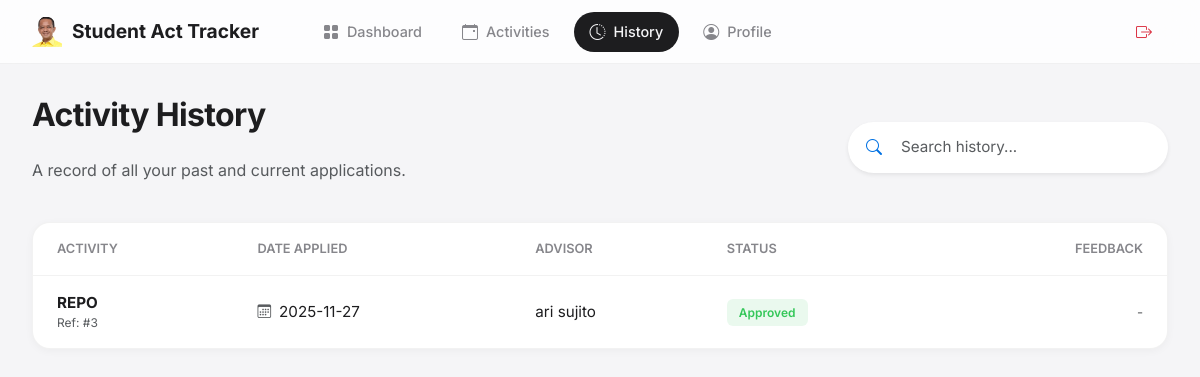
The page /activity-history (signed in) on the database as committed earlier.
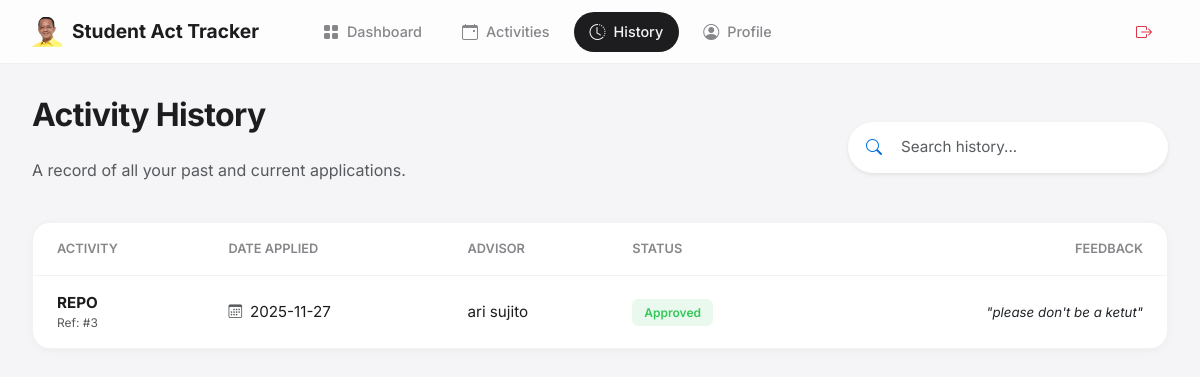
The same page on the database as committed later.
### website/models.py (models this page shows, shortened)
class Participation(db.Model):
    __tablename__ = "participation"
    participationID = db.Column(db.Integer, primary_key=True)
    dateApplied = db.Column(db.Date)
    applicationStatus = db.Column(db.String(20))
    approvalDate = db.Column(db.Date)
    advisorFeedback = db.Column(db.Text)
    achievements = db.Column(db.Text)
    studentID = db.Column(db.Integer, db.ForeignKey("students.studentID"))
    activityID = db.Column(db.Integer, db.ForeignKey("activity.activityID"))
    advisorID = db.Column(db.Integer, db.ForeignKey("advisor.advisorID"))
    student = db.relationship("Students")
    activity = db.relationship("Activity")
    advisor = db.relationship("Advisor")

class Activity(db.Model):
    __tablename__ = "activity"
    activityID = db.Column(db.Integer, primary_key=True)
    activityName = db.Column(db.String(30))
    activityCategory = db.Column(db.String(20))
    activityLocation = db.Column(db.String(50))
    activityDetails = db.Column(db.Text)
    activityStartDate = db.Column(db.Date)
    activityEndDate = db.Column(db.Date)
    activityFrequency = db.Column(db.String(20))
    advisorID = db.Column(db.Integer, db.ForeignKey("advisor.advisorID"))
    advisor = db.relationship("Advisor")

class Advisor(db.Model, UserMixin):
    __tablename__ = "advisor"
    advisorID = db.Column(db.Integer, primary_key=True)
    advisorName = db.Column(db.String(20))
    advisorEmail = db.Column(db.String(25))
    advisorRole = db.Column(db.String(15))
    advisorPassword = db.Column(db.String(15))
    availableSchedule = db.Column(db.Text)
    status = db.Column(db.String(20), default="Pending")
    is_admin = db.Column(db.Boolean, default=False)

### website/views.py (the view)
@views.route("/activity-history", methods=["GET"])
@login_required
def activity_history():
    if getattr(current_user, "role_type", None) != "student":
        if getattr(current_user, "role_type", None) == "advisor":
            if getattr(current_user, "is_admin", False):
                return redirect(url_for("admin.index"))
            return redirect(url_for("advisor.dashboard"))
        return redirect(url_for("auth.login"))
    search_query = request.args.get("q", "")
    participations = (
        Participation.query
        .join(Activity)
        .filter(
            Participation.studentID == current_user.studentID,
            Activity.activityName.ilike(f"%{search_query}%")
        )
        .all()
    )
    return render_template(
        "activity_history.html",
        participations=participations,
        search_query=search_query
    )

### website/models.py (called while the page is built)
    @property
    def role_type(self):
        return "student"

### website/templates/activity_history.html (shortened to what this page needs)
{% extends "base.html" %}
{% block content %}
<div class="d-flex justify-content-between align-items-center mb-4">
    <div>
        <h2>Activity History</h2>
        <p class="text-muted">A record of all your past and current applications.</p>
    </div>
    <form class="d-none d-md-block" style="width: 320px;" method="GET" action="{{ url_for('views.activity_history') }}">
        <div class="input-group shadow-sm rounded-pill bg-white overflow-hidden border-0" style="padding: 2px;">
            <span class="input-group-text bg-white border-0 ps-3">
                <i class="bi bi-search" style="color: var(--accent);"></i>
            </span>
            <input type="text"
                   name="q"
                   class="form-control border-0 shadow-none ps-2"
                   placeholder="Search history..."
                   value="{{ search_query }}"
                   style="font-size: 0.95rem; background: transparent;">
        </div>
    </form>
</div>
<div class="ios-card p-0 overflow-hidden">
    <div class="table-responsive">
        <table class="table-custom">
            <thead>
                <tr>
                    <th style="padding-left: 1.5rem;">Activity</th>
                    <th>Date Applied</th>
                    <th>Advisor</th>
                    <th>Status</th>
                    <th class="text-end" style="padding-right: 1.5rem;">Feedback</th>
                </tr>
            </thead>
            <tbody>
            {% for p in participations %}
                <tr>
                    <td style="padding-left: 1.5rem;">
                        <div class="fw-bold">{{ p.activity.activityName }}</div>
                        <div class="small text-muted" style="font-size: 0.75rem;">
                            Ref: #{{ p.participationID }}
                        </div>
                    </td>
                    <td>
                        <div class="d-flex align-items-center gap-2">
                            <i class="bi bi-calendar3 text-muted" style="font-size: 0.85rem;"></i>
                            <span>{{ p.dateApplied }}</span>
                        </div>
                    </td>
                    <td>
                        {% if p.advisor %}
                            {{ p.advisor.advisorName }}
                        {% else %}
                            <span class="text-muted">-</span>
                        {% endif %}
                    </td>
                    <td>
                        <span class="badge-ios
                            {% if p.applicationStatus == 'Approved' %}bg-approved
                            {% elif p.applicationStatus == 'Rejected' %}bg-rejected
                            {% else %}bg-pending{% endif %}">
                            {{ p.applicationStatus }}
                        </span>
                    </td>
                    <td class="text-end" style="padding-right: 1.5rem;">
                        {% if p.advisorFeedback %}
                            <span class="text-dark small fst-italic">"{{ p.advisorFeedback }}"</span>
                        {% else %}
                            <span class="text-muted small">-</span>
                        {% endif %}
                    </td>
                </tr>
            {% endfor %}
            </tbody>
        </table>
    </div>
</div>
{% endblock %}

### website/templates/base.html (shortened to what this page needs)
<!DOCTYPE html>
<html lang="en">
<head>
    <link rel="stylesheet" href="https://cdn.jsdelivr.net/npm/bootstrap-icons@1.11.1/font/bootstrap-icons.css">
    <link href="https://cdn.jsdelivr.net/npm/bootstrap@5.3.2/dist/css/bootstrap.min.css" rel="stylesheet">
</head>
<body>
<header class="top-navbar">
    <div class="nav-container">
        <a href="/" class="brand">
            <img src="{{ url_for('static', filename='img/logowebsite.png') }}" alt="Logo" width="30" height="30">
            <span>Student Act Tracker</span>
        </a>
        {% if current_user.is_authenticated %}
        <div class="nav-links">
            {% if current_user.role_type == 'student' %}
            <a href="{{ url_for('views.dashboard') }}" class="nav-item {% if request.endpoint == 'views.dashboard' %}active{% endif %}">
                <i class="bi bi-grid-fill"></i> <span>Dashboard</span>
            </a>
            <a href="{{ url_for('views.activities') }}" class="nav-item {% if 'activities' in request.endpoint %}active{% endif %}">
                <i class="bi bi-calendar-event"></i> <span>Activities</span>
            </a>
            <a href="{{ url_for('views.activity_history') }}" class="nav-item {% if 'activity_history' in request.endpoint %}active{% endif %}">
                <i class="bi bi-clock-history"></i> <span>History</span>
            </a>
            <a href="{{ url_for('views.profile') }}" class="nav-item {% if 'views.profile' in request.endpoint %}active{% endif %}">
                <i class="bi bi-person-circle"></i> <span>Profile</span>
            </a>
            {% endif %}
        </div>
        <div class="nav-links ms-auto">
            <a href="{{ url_for('auth.logout') }}" class="nav-item text-danger">
                <i class="bi bi-box-arrow-right"></i>
            </a>
        </div>
        {% else %}
        <div class="nav-links ms-auto">
             <a href="{{ url_for('auth.login') }}" class="nav-item">Sign In</a>
             <a href="{{ url_for('auth.register') }}" class="btn btn-primary btn-ios text-white">Get Started</a>
        </div>
        {% endif %}
    </div>
</header>
<main class="main-content">
    {% block content %}{% endblock %}
</main>
</body>
</html>

### website/templates/base.html (style rules this page uses)
:root { --app-bg: #F5F5F7; --navbar-bg: rgba(255, 255, 255, 0.8); --card-bg: #FFFFFF; --text-main: #1D1D1F; --text-muted: #86868B; --border-light: rgba(0,0,0,0.05); --input-bg: #F2F2F7; --accent: #0071E3; --accent-hover: #0077ED; --danger: #FF3B30; --success: #34C759; --shadow-sm: 0 2px 8px rgba(0,0,0,0.04); --shadow-md: 0 8px 24px rgba(0,0,0,0.06); --radius-lg: 18px; --radius-md: 12px; --radius-pill: 99px; --nav-height: 64px; }
body { font-family: 'Inter', -apple-system, BlinkMacSystemFont, sans-serif; background-color: var(--app-bg); color: var(--text-main); -webkit-font-smoothing: antialiased; overflow-x: hidden; margin: 0; }
a { text-decoration: none; color: inherit; transition: 0.2s; }
.top-navbar { position: fixed; top: 0; left: 0; right: 0; height: var(--nav-height); background: var(--navbar-bg); backdrop-filter: blur(20px); -webkit-backdrop-filter: blur(20px); border-bottom: 1px solid var(--border-light); z-index: 1000; display: flex; align-items: center; padding: 0 2rem; transition: background 0.3s; }
.nav-container { width: 100%; max-width: 1600px; margin: 0 auto; display: flex; align-items: center; justify-content: space-between; }
.brand { font-weight: 700; font-size: 1.2rem; display: flex; align-items: center; gap: 10px; margin-right: 3rem; color: var(--text-main); }
.nav-links { display: flex; align-items: center; gap: 8px; }
.nav-item { display: flex; align-items: center; gap: 8px; padding: 8px 16px; border-radius: var(--radius-pill); color: var(--text-muted); font-weight: 500; font-size: 0.9rem; transition: all 0.2s ease; }
.nav-item i { font-size: 1rem; }
.nav-item.active { background-color: var(--text-main); color: var(--app-bg); }
.main-content { padding-top: calc(var(--nav-height) + 2rem); padding-bottom: 3rem; padding-left: 2rem; padding-right: 2rem; max-width: 1200px; margin: 0 auto; min-height: 100vh; }
h2 { font-weight: 700; letter-spacing: -0.02em; margin-bottom: 1.5rem; }
.ios-card { background: var(--card-bg); border-radius: var(--radius-lg); padding: 2rem; box-shadow: var(--shadow-sm); border: 1px solid var(--border-light); transition: transform 0.2s, box-shadow 0.2s; margin-bottom: 1.5rem; }
.table-custom { width: 100%; border-collapse: separate; border-spacing: 0; }
.table-custom th { text-align: left; font-size: 0.8rem; text-transform: uppercase; color: var(--text-muted); padding: 1rem; border-bottom: 1px solid var(--border-light); font-weight: 600; }
.table-custom td { padding: 1rem; vertical-align: middle; border-bottom: 1px solid var(--border-light); font-size: 0.95rem; color: var(--text-main); }
.table-custom tr:last-child td { border-bottom: none; }
.form-control, .form-select { background-color: var(--input-bg); border: 1px solid transparent; border-radius: var(--radius-md); padding: 0.75rem 1rem; font-size: 1rem; color: var(--text-main); transition: 0.2s; }
.badge-ios { padding: 6px 12px; border-radius: 6px; font-size: 0.75rem; font-weight: 600; }
.bg-approved { background: rgba(52, 199, 89, 0.1); color: #34C759; }

Rows that differ between the two databases and show on the page:
changed Participation "Approved": advisorFeedback (not shown) → "please don't be a ketut"; advisorFeedback "-" → "\" \""
